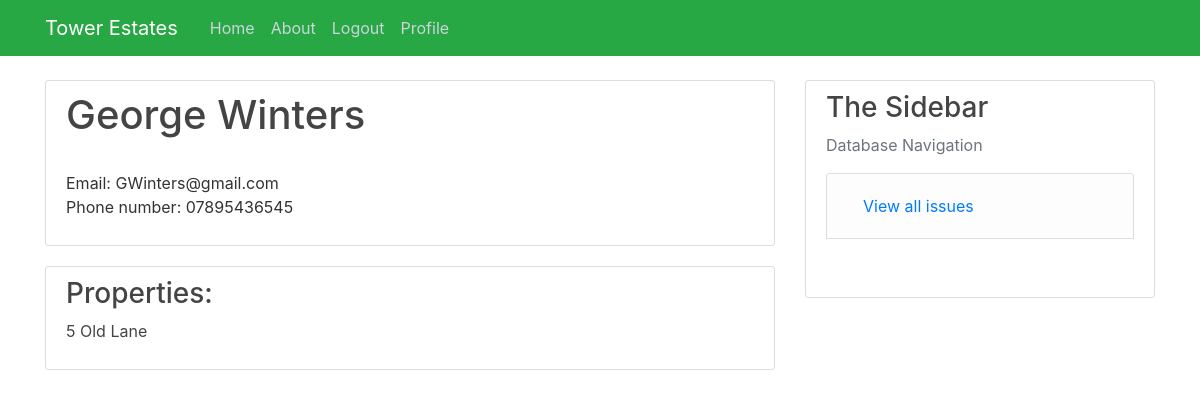
The app's page /Landlord/4 (signed in), older data.
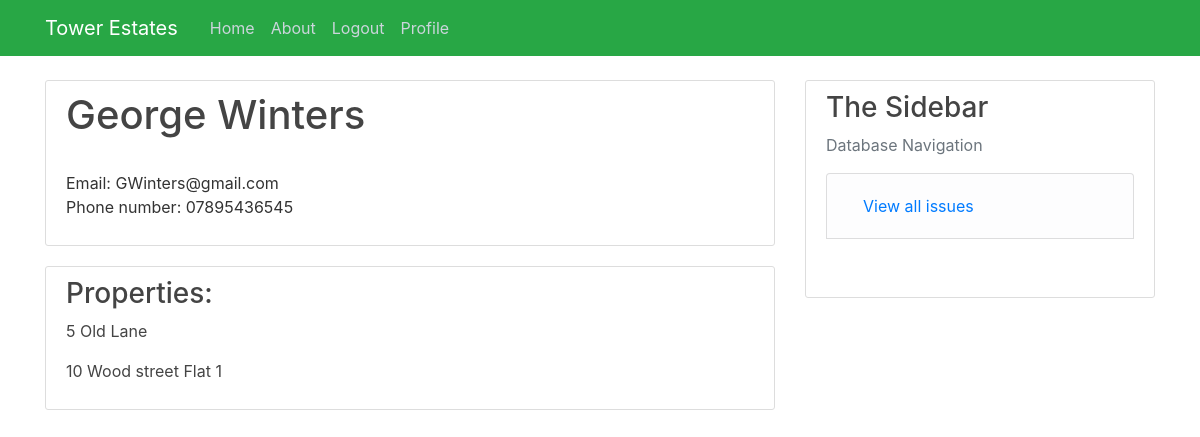
The same page, newer data.
### Tower/models.py (models this page shows, shortened)
class Properties(db.Model):
    property_id = db.Column(db.Integer, primary_key=True)
    address_line_1 = db.Column(db.String(35), nullable=False)
    address_line_2 = db.Column(db.String(20), nullable=True, default=" ")
    postcode = db.Column(db.String(10), nullable=False)
    landlord_id = db.Column(db.Integer, db.ForeignKey("user.user_id"), nullable=False)
    issue = db.relationship("Issue",cascade="all, delete-orphan", backref="Properties", lazy=True)

### Tower/routes.py (the view)
@app.route("/Landlord/<int:user_id>")  # Profile page for landlords
@login_required  # Login required
def Landlord(user_id):
    landlord = db.session.query(User).filter(User.user_id == user_id).first()  # Get's landlord's details
    if landlord.role != ("Landlord"):
        abort(404)
    if current_user.role != ("Admin") and current_user.user_id != user_id:
        abort(403)
    properties = db.session.query(Properties).filter(Properties.landlord_id == user_id).all()
    return render_template("Landlord.html", title="User Profile", landlord=landlord, properties=properties)

### Tower/models.py (called while the page is built)
@login_manager.user_loader
def load_user(user_id):
    return User.query.get(int(user_id))

### Tower/templates/Landlord.html (shortened to what this page needs)
{% extends "layout.html" %}
{% block content %}
<div class="content-section">
    <h2 class="account-heading"> {{landlord.name}}</h2>
    <br>
    <p>Email: {{landlord.email }} <br>Phone number: {{landlord.phone_number}}</p>
</div>
<div class="content-section">
    <h3>Properties: </h3>
    {%for places in properties%}
    <p><a class="article-title"  href="{{ url_for('Property',  property_id = places.property_id) }}"> {{places.address_line_1}} {{places.address_line_2}}</a></p>
    {%endfor%}
</div>
{% endblock content %}

Row changes from the older to the newer data that the page shows:
now on this page (row edited): Properties: address_line_1 "10 Wood street", address_line_2 "Flat 1"
